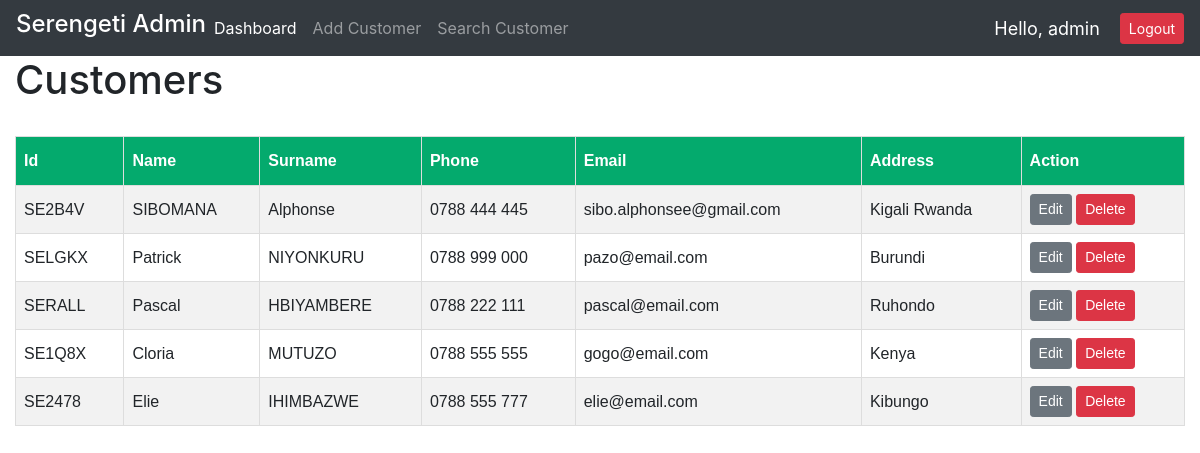
The app's page / (signed in) with its own data.
### cms/models.py (models this page shows, shortened)
class Customers(models.Model):
    name = models.CharField(max_length=200, null=True)
    surname = models.CharField(max_length=200, null=True,)
    email = models.EmailField(max_length=200, null=True, blank=True)
    phone_number = models.CharField(max_length=13, null=True,)
    address = models.CharField(max_length=200, null=True)
    date_created = models.DateTimeField(auto_now_add=True, null=True, blank=True)
    id = ShortUUIDField(
        length=4,
        max_length=4,
        prefix="SE",
        alphabet="ABCDEFGHJKLMNOPQRWSVXTUZY1234567890",
        primary_key=True,
    )

### cms/views.py (the view)
# urls.py: path('', views.dashboard, name='dashboard'),
@login_required(login_url='login')
def dashboard(request):
    customers = Customers.objects.all()
    context = {'customers': customers}
    return render(request, 'cms/dashboard.html', context)

### cms/templates/cms/dashboard.html
{% extends 'cms/main.html' %}
{% load static %}
{%  block content %}
<h1>Customers</h1>
<br>
<table id="customers">
  <tr>
    <th>Id</th>
    <th>Name</th>
    <th>Surname</th>
    <th>Phone</th>
    <th>Email</th>
    <th>Address</th>
    <th>Action</th>
  </tr>
  {%for customer in customers%}
  <tr>
    <td>{{customer.id}}</td>
    <td>{{customer.name}}</td>
    <td>{{customer.surname}}</td>
    <td>{{customer.phone_number}}</td>
    <td>{{customer.email}}</td>
    <td>{{customer.address}}</td>
    <td>
      <a class="btn btn-secondary btn-sm" href="{% url 'edit-customer' customer.id %}">Edit</a>
      <a class="btn btn-danger btn-sm" href="{% url 'delete-customer' customer.id %}">Delete</a>
    </td>
  </tr>
  {% endfor %}
</table>
{%  endblock %}

### cms/templates/cms/navbar.html (shortened to what this page needs)
{% load static %}
<nav class="navbar navbar-expand-lg navbar-dark bg-dark">
  <h4 style="color:white">Serengeti Admin</h4>
  <div class="collapse navbar-collapse" id="navbarNav">
    <ul class="navbar-nav">
      <li class="nav-item active">
        <a class="nav-link" href="{% url 'dashboard' %}">Dashboard <span class="sr-only">(current)</span></a>
      </li>
      <li class="nav-item">
        <a class="nav-link" href="{% url 'add-customer' %}">Add Customer</a>
      </li>
      <li class="nav-item">
        <a class="nav-link" href="{% url 'search' %}">Search Customer</a>
      </li>
    </ul>
  </div>
  <span class="hello-msg">Hello, {{request.user}}</span>
  <span ><a  class="hello-msg btn btn-sm btn-danger" href="{% url 'logout' %}"> Logout </a></span>
</nav>

### static/css/main.css (style rules this page uses)
#customers { font-family: Arial, Helvetica, sans-serif; border-collapse: collapse; width: 100%; }
#customers td, #customers th { border: 1px solid #ddd; padding: 8px; }
#customers tr:nth-child(even) { background-color: #f2f2f2; }
#customers th { padding-top: 12px; padding-bottom: 12px; text-align: left; background-color: #04AA6D; color: white; }

### cms/templates/cms/navbar.html (style rules this page uses)
span.hello-msg { color: white; font-size: 18px; margin-right: 20px; }

### records on screen
Customers: id "SE2B4V", name "SIBOMANA", surname "Alphonse", phone_number "0788 444 445", email "sibo.alphonsee@gmail.com", address "Kigali Rwanda"
Customers: id "SELGKX", name "Patrick", surname "NIYONKURU", phone_number "0788 999 000", email "pazo@email.com", address "Burundi"
Customers: id "SERALL", name "Pascal", surname "HBIYAMBERE", phone_number "0788 222 111", email "pascal@email.com", address "Ruhondo"
Customers: id "SE1Q8X", name "Cloria", surname "MUTUZO", phone_number "0788 555 555", email "gogo@email.com", address "Kenya"
Customers: id "SE2478", name "Elie", surname "IHIMBAZWE", phone_number "0788 555 777", email "elie@email.com", address "Kibungo"

### other values on screen
{{ request.user }} "admin"
